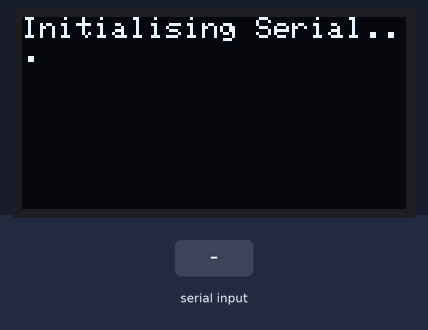
Simulated run of this sketch. Board: Arduino Uno, built with avr-gcc and run on an emulated ATmega328P. On the bench: 128×64 one-colour display. The inputs (shaded band) are chosen by the test bench. What the sketch prints to the serial monitor is not drawn.

Above: at 3.1 s.
At 8.2 s:
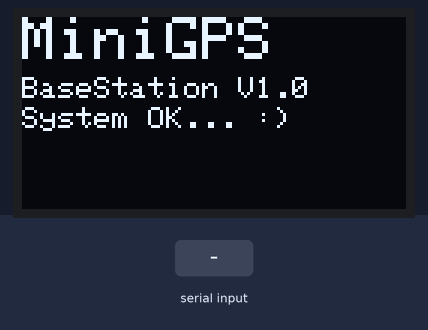
8.3 s: "1" received over the second serial link
At 9.4 s:
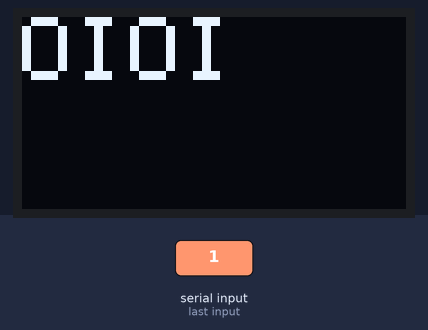
Timing chart, 0 to 11.3 s (numbered marks = the images above; inputs shaded):
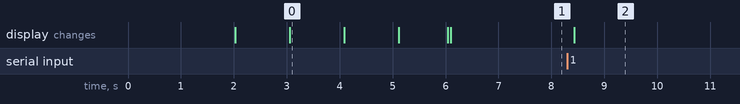

Measured:
- after the input at 8.3 s, the display: changes after 0.13 s (image 2)
- what the display in image 0 shows lasts 1.0 s, from 3.1 s to 4.1 s

The sketch:

BaseStation.ino
```cpp
/*
 * BaseStation Firmware
 * Charles Frake
 * 14/06/15
 *
 * Sketch for BaseStation to MiniGPS
 *
 * ======================================================
 * Changelog:
 * - 00/06/15
 * - Initial Release V1.0.0
 *
 * ======================================================
 */

#include <SPI.h>
#include <Wire.h>
#include <Adafruit_GFX.h>
#include <Adafruit_SSD1306.h>
#include <SoftwareSerial.h>
#include <EEPROM.h>

SoftwareSerial btSerial(12, 11);

#define OLED_RESET 4
Adafruit_SSD1306 display(OLED_RESET);

String text;
int x, y, FS;
boolean monitored = false;
boolean trigger = false;		// Initialise alarm as untriggered
boolean bikefound = false;	// Search for bike on each power up
#define alarmTrigger 999				// Trigger alarm if this is received
int recvByte;
#define buzzer 13 						// Buzzer pin

void setup()
{
  display.begin(SSD1306_SWITCHCAPVCC, 0X3C);
  display.clearDisplay();
  display.invertDisplay(true);	//Checking for dead pixels
  delay(2000);
  display.invertDisplay(false);
  delay(1000);
  displayText("Initialising Serial...", 0, 0, 1, true);
  Serial.begin(9600);	//DEBUGGING
  delay(1000);
  displayText("Initialising BT...", 0, 0, 1, true);
  btSerial.begin(9600);
  delay(1000);
  displayText("Checking Buzzer...", 0, 0, 1, true);
  soundBuzzer(200, 100, 3, false);
  displayText("MiniGPS", 0, 0, 2, true);
  displayText("BaseStation V1.0", 0, 20, 1, false);
  displayText("System OK... :)", 0, 30, 1, false);
  delay(1000);
}

void loop()
{
  Serial.println("ENTERED THE LOOP...");
  if (btSerial.available())
  {
    recvByte = btSerial.read();
    Serial.println("GOT BT SERIAL M8");
    digitalWrite(buzzer, HIGH);
    delay(100);
//    if (recvByte == alarmTrigger)
//   {
      alertTriggered();
//    }
    digitalWrite(buzzer, LOW);
    delay(300);
  }
  delay(100);
}

void displayText(String text, int x, int y, int FS, bool clearScreen)
{
  // FOR DEBUGGING PURPOSES ONLY
  Serial.println(text);

  if (clearScreen == true)
  {
    display.clearDisplay();
  }
  display.setTextColor(WHITE);
  display.setTextSize(FS);
  display.setCursor(x, y);
  display.println(text);
  display.display();
}

void alertTriggered()	//Go nuts!
{
  displayText("OIOI", 0, 0, 3, true);
  while (trigger == true)
  {
    soundBuzzer(200, 100, 10, true);
  }
}

void soundBuzzer(int on, int off, int count, bool trigger)
{
  for (int c = 0; c < count; c++)
  {
    if (trigger == true)
    {
      display.invertDisplay(true);
    }
    digitalWrite(buzzer, HIGH);
    delay(on);
    if (trigger == true)
    {
      display.invertDisplay(false);
    }
    digitalWrite(buzzer, LOW);
    delay(off);
  }
}
```
